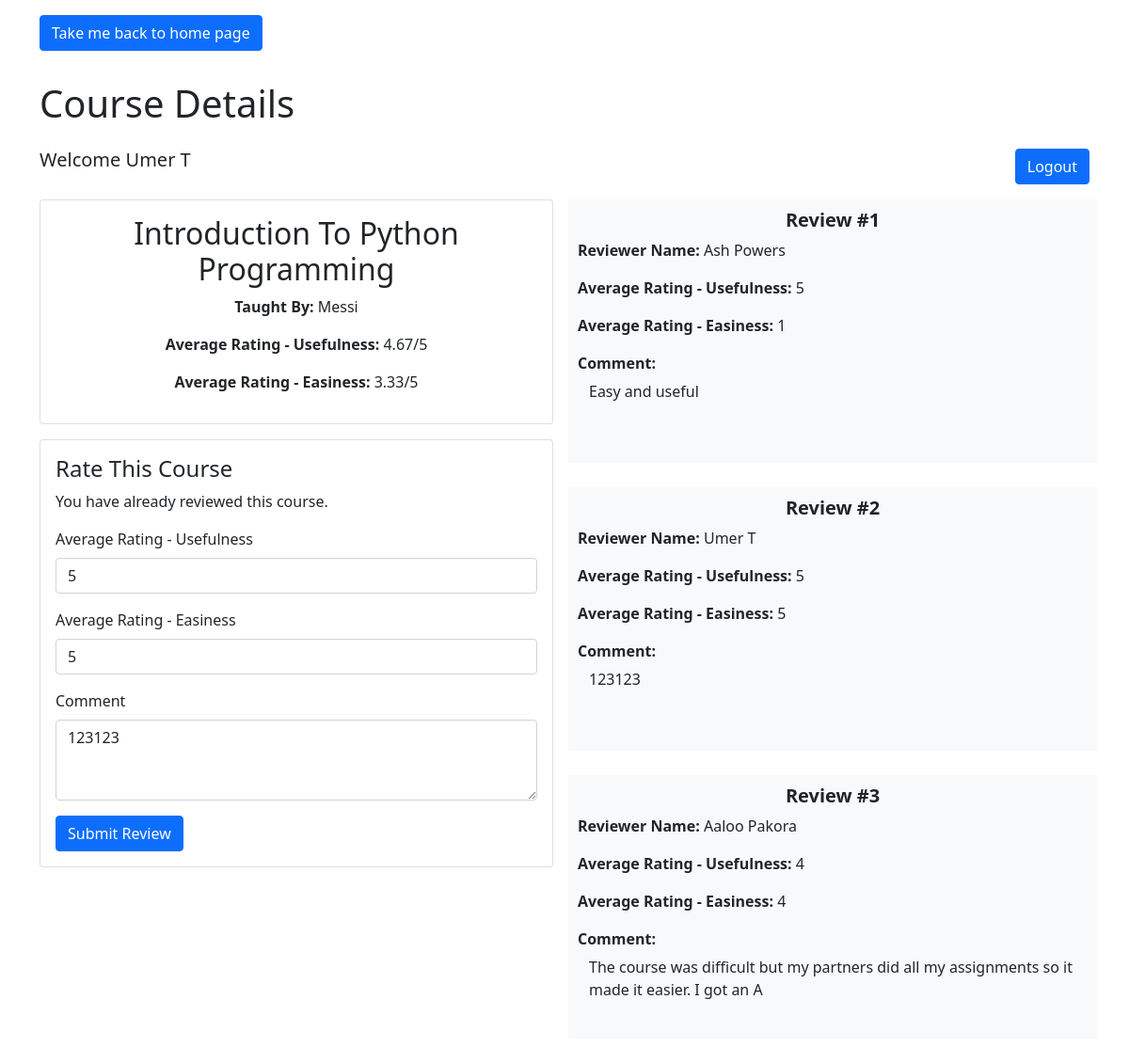
/course/1/ (signed in), run on the app's committed database.
### reviewer/models.py (models this page shows, shortened)
class CustomUser(AbstractUser):
    full_name = models.CharField(max_length=100, help_text='Enter your full name')

class CourseItem(models.Model):
    course_id = models.AutoField(primary_key=True)
    name = models.CharField(max_length=100)
    teacher = models.CharField(max_length=100)
    avg_usefulness_rating = models.FloatField(default=0)
    avg_easiness_rating = models.FloatField(default=0)
    def update_rating(self):
        ratings = Rating.objects.filter(course_item=self)
        usefulness_sum = 0
        easiness_sum = 0
        for rating in ratings:
            usefulness_sum += rating.rating_usefulness
            easiness_sum += rating.rating_easiness
        if len(ratings) == 0:
            self.avg_usefulness_rating = 0
            self.avg_easiness_rating = 0
        else:
            self.avg_usefulness_rating = usefulness_sum / len(ratings)
            self.avg_easiness_rating = easiness_sum / len(ratings)
        self.save()

class Rating(models.Model):
    course_item = models.ForeignKey(CourseItem, on_delete=models.CASCADE)
    user = models.ForeignKey(settings.AUTH_USER_MODEL, on_delete=models.CASCADE)
    rating_usefulness = models.IntegerField(choices=[(i, i) for i in range(1, 6)], default=1 )
    rating_easiness = models.IntegerField(choices=[(i, i) for i in range(1, 6)] , default=1)
    comment = models.TextField(max_length=1000, default='')
    def __str__(self):
        return self.course_item.name + ' - ' + self.user.username + ' - ' + str(self.rating_usefulness) + ' - ' + str(self.rating_easiness)

### reviewer/views.py (the view, shortened to what this page needs)
# urls.py: path('course/<int:course_id>/', course_detail.as_view(), name='course_detail'),
class course_detail(View):
    def get_course_data(self, course_id):
        course_review = CourseItem.objects.get(course_id=course_id)
        reviews = Rating.objects.filter(course_item=course_review)
        for review in reviews:
            review.reviewer_name = review.user.full_name
        course_review.update_rating()
        course_review.avg_usefulness_rating = round(course_review.avg_usefulness_rating, 2)
        course_review.avg_easiness_rating = round(course_review.avg_easiness_rating, 2)
        user_review = {}
        if self.request.user.is_authenticated:
            user_rating = Rating.objects.filter(course_item=course_review, user=self.request.user)
            if user_rating:
                print("user_rating[0] : ", user_rating[0])
                user_review["rating_usefulness"] = user_rating[0].rating_usefulness
                user_review["rating_easiness"] = user_rating[0].rating_easiness
                user_review["comment"] = user_rating[0].comment
        reviews_json = json.dumps(list(reviews.values()))
        course_review_json = json.dumps({'course_id': course_review.course_id, 'name': course_review.name, 'teacher': course_review.teacher, 'avg_usefulness_rating': course_review.avg_usefulness_rating, 'avg_easiness_rating': course_review.avg_easiness_rating})
        context = {'course_review': course_review, 'reviews': reviews, 'user_review': user_review, 'reviews_json': reviews_json, 'course_review_json': course_review_json}
        return context
    def get(self, request, course_id):
        context = self.get_course_data(course_id)
        return render(request, 'reviewer/course_details.html', context)

### reviewer/templates/reviewer/course_details.html (shortened to what this page needs)
{% load static %}
<!DOCTYPE html>
<html lang="en">
    <head>
        <link href="https://cdn.jsdelivr.net/npm/bootstrap@5.1.3/dist/css/bootstrap.min.css" rel="stylesheet">
        <link rel="stylesheet" href="{% static 'reviewer/css/course_details.css' %}">
    </head>
    <body>
        <div class="container my-3">
            <a href="/" class="btn btn-primary">Take me back to home page</a>
            <div class="row my-3 justify-content-between">
                <div class="header my-3">
                    <h1>Course Details</h1>
                </div>
                <div class="col-auto">
                    {% if not user.is_authenticated %}
                        <h5>Welcome Guest</h5>
                    {% else %}
                        <h5>Welcome {{ request.user.full_name }}</h5>
                    {% endif %}
                </div>
                <div class="col-auto">
                    {% if not user.is_authenticated %}
                        <button type="button" class="btn btn-primary" data-bs-toggle="modal" data-bs-target="#signInModal">Sign in</button>
                        <button type="button" class="btn btn-secondary" data-bs-toggle="modal" data-bs-target="#signUpModal">Sign up</button>
                    {% else %}
                        <button type="button" class="btn btn-primary" data-bs-toggle="modal" data-bs-target="#logoutModal"> Logout </button>
                    {% endif %}
                </div>
            </div>
            <div class="row my-3 justify-content-between">
                <div class="col-md-6">
                    <div class="card h-20">
                        <div class="card-body text-center">
                            <h2>{{ course_review.name }}</h2>
                            <p><strong>Taught By:</strong> {{ course_review.teacher }}</p>
                            <p><strong>Average Rating - Usefulness:</strong> {{ course_review.avg_usefulness_rating }}/5</p>
                            <p><strong>Average Rating - Easiness:</strong> {{ course_review.avg_easiness_rating }}/5</p>
                        </div>
                    </div>
                    {% if user.is_authenticated %}
                        <div class="card mt-3">
                            <div class="card-body">
                                <h4 class="card-title">Rate This Course</h4>
                                {% if user_review %}
                                    <p>You have already reviewed this course.</p>
                                {% else %}
                                    <p>You have not reviewed this course yet</p>
                                {% endif %}
                                <form method="post" action="{% url 'course_detail' course_id=course_review.course_id %}">
                                    <div class="mb-3">
                                        <label for="usefulness" class="form-label">Average Rating - Usefulness</label>
                                        <input type="number" class="form-control" id="usefulness" name="usefulness" value="{{ user_review.rating_usefulness|default_if_none:'' }}" min="1" max="5" required>
                                    </div>
                                    <div class="mb-3">
                                        <label for="easiness" class="form-label">Average Rating - Easiness</label>
                                        <input type="number" class="form-control" id="easiness" name="easiness" value="{{ user_review.rating_easiness|default_if_none:'' }}" min="1" max="5" required>
                                    </div>
                                    <div class="mb-3">
                                        <label for="comment" class="form-label">Comment</label>
                                        <textarea class="form-control" id="comment" name="comment" rows="3">{{ user_review.comment|default:'' }}</textarea>
                                    </div>
                                    <button type="submit" class="btn btn-primary">Submit Review</button>
                                </form>
                            </div>
                        </div>
                    {% endif %}
                </div>
                <div class="col-md-6">
                    <div class="row row-cols-1 g-3 ">
                        {% for review in reviews %}
                            <div class="col other_reviews" onclick="openReviewModal({{ forloop.counter0 }})">
                                <div>
                                    <h5 style="text-align: center;"><strong>Review #{{ forloop.counter }}</strong></h5>
                                    <p><strong>Reviewer Name:</strong> {{ review.reviewer_name }}</p>
                                    <p><strong>Average Rating - Usefulness:</strong> {{ review.rating_usefulness }}</p>
                                    <p><strong>Average Rating - Easiness:</strong> {{ review.rating_easiness }}</p>
                                    <strong>Comment:</strong>
                                    <textarea class="form-control resizable_textarea" id="comment" name="comment" rows="3" readonly>{{ review.comment }}</textarea>
                                </div>
                            </div>
                        {% endfor %}
                    </div>
                </div>
            </div>
        </div>
    </body>
</html>

### reviewer/static/reviewer/css/course_details.css (style rules this page uses)
textarea.form-control[readonly] { border: none; background-color: transparent; resize: none; box-shadow: none; }
.other_reviews { padding: 10px; background-color: #f8f9fa; margin-bottom: 10px; }
.resizable_textarea { resize: vertical; overflow: auto; }

### data on the page
CustomUser: user.full_name "Umer T"
CourseItem: name "Introduction To Python Programming", teacher "Messi", avg_usefulness_rating "4.67", avg_easiness_rating "3.33"
Rating: comment "123123", reviewer_name "Umer T", rating_usefulness "5", rating_easiness "5"
Rating: reviewer_name "Ash Powers", rating_usefulness "5", rating_easiness "1", comment "Easy and useful"
Rating: reviewer_name "Aaloo Pakora", rating_usefulness "4", rating_easiness "4", comment "The course was difficult but my partners did all my assignments so it made it easier. I got an A"
